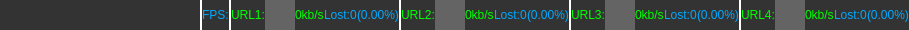
    <widget class="QWidget" name="m_pWndStatus" native="true">
     <property name="minimumSize">
      <size>
       <width>0</width>
       <height>20</height>
      </size>
     </property>
     <property name="maximumSize">
      <size>
       <width>16777215</width>
       <height>30</height>
      </size>
     </property>
     <property name="styleSheet">
      <string notr="true">background-color: rgb(51, 51, 51);</string>
     </property>
     <layout class="QGridLayout" name="gridLayout_6">
      <property name="leftMargin">
       <number>0</number>
      </property>
      <property name="topMargin">
       <number>0</number>
      </property>
      <property name="rightMargin">
       <number>0</number>
      </property>
      <property name="bottomMargin">
       <number>0</number>
      </property>
      <property name="spacing">
       <number>0</number>
      </property>
      <item row="0" column="0">
       <layout class="QHBoxLayout" name="horizontalLayout_13">
        <item>
         <spacer name="horizontalSpacer_6">
          <property name="orientation">
           <enum>Qt::Horizontal</enum>
          </property>
          <property name="sizeType">
           <enum>QSizePolicy::Fixed</enum>
          </property>
          <property name="sizeHint" stdset="0">
           <size>
            <width>200</width>
            <height>20</height>
           </size>
          </property>
         </spacer>
        </item>
        <item>
         <widget class="QLabel" name="label_31">
          <property name="minimumSize">
           <size>
            <width>2</width>
            <height>0</height>
           </size>
          </property>
          <property name="maximumSize">
           <size>
            <width>2</width>
            <height>16777215</height>
           </size>
          </property>
          <property name="styleSheet">
           <string notr="true">background-color: rgb(255, 255, 255);</string>
          </property>
          <property name="text">
           <string/>
          </property>
         </widget>
        </item>
        <item>
         <widget class="QLabel" name="m_pLbFPS">
          <property name="styleSheet">
           <string notr="true">color: rgb(0, 170, 255);</string>
          </property>
          <property name="text">
           <string>FPS:</string>
          </property>
         </widget>
        </item>
        <item>
         <widget class="QLabel" name="label_32">
          <property name="minimumSize">
           <size>
            <width>2</width>
            <height>0</height>
           </size>
          </property>
          <property name="maximumSize">
           <size>
            <width>2</width>
            <height>16777215</height>
           </size>
          </property>
          <property name="styleSheet">
           <string notr="true">background-color: rgb(255, 255, 255);</string>
          </property>
          <property name="text">
           <string/>
          </property>
         </widget>
        </item>
        <item>
         <widget class="QLabel" name="label_24">
          <property name="maximumSize">
           <size>
            <width>16777215</width>
            <height>16777215</height>
           </size>
          </property>
          <property name="styleSheet">
           <string notr="true">color: rgb(0, 255, 0);</string>
          </property>
          <property name="text">
           <string>URL1:</string>
          </property>
         </widget>
        </item>
        <item>
         <widget class="QLabel" name="m_pLbStatusRGB0">
          <property name="minimumSize">
           <size>
            <width>30</width>
            <height>30</height>
           </size>
          </property>
          <property name="maximumSize">
           <size>
            <width>30</width>
            <height>30</height>
           </size>
          </property>
          <property name="styleSheet">
           <string notr="true">background-color: rgb(100, 100, 100);</string>
          </property>
          <property name="text">
           <string/>
          </property>
         </widget>
        </item>
        <item>
         <widget class="QLabel" name="m_pLbStatus0BitRate">
          <property name="styleSheet">
           <string notr="true">color: rgb(0, 255, 0);</string>
          </property>
          <property name="text">
           <string>0kb/s</string>
          </property>
         </widget>
        </item>
        <item>
         <widget class="QLabel" name="m_pLbStatus0Lost">
          <property name="styleSheet">
           <string notr="true">color: rgb(0, 170, 255);</string>
          </property>
          <property name="text">
           <string>Lost:0</string>
          </property>
         </widget>
        </item>
        <item>
         <widget class="QLabel" name="m_pLbStatus0Percent">
          <property name="styleSheet">
           <string notr="true">color: rgb(0, 170, 255);</string>
          </property>
          <property name="text">
           <string>(0.00%)</string>
          </property>
         </widget>
        </item>
        <item>
         <widget class="QLabel" name="label_25">
          <property name="maximumSize">
           <size>
            <width>2</width>
            <height>16777215</height>
           </size>
          </property>
          <property name="styleSheet">
           <string notr="true">background-color: rgb(255, 255, 255);</string>
          </property>
          <property name="text">
           <string/>
          </property>
         </widget>
        </item>
        <item>
         <widget class="QLabel" name="label_26">
          <property name="maximumSize">
           <size>
            <width>16777215</width>
            <height>16777215</height>
           </size>
          </property>
          <property name="styleSheet">
           <string notr="true">color: rgb(0, 255, 0);</string>
          </property>
          <property name="text">
           <string>URL2:</string>
          </property>
         </widget>
        </item>
        <item>
         <widget class="QLabel" name="m_pLbStatusRGB1">
          <property name="minimumSize">
           <size>
            <width>30</width>
            <height>30</height>
           </size>
          </property>
          <property name="maximumSize">
           <size>
            <width>30</width>
            <height>30</height>
           </size>
          </property>
          <property name="styleSheet">
           <string notr="true">background-color: rgb(100, 100, 100);</string>
          </property>
          <property name="text">
           <string/>
          </property>
         </widget>
        </item>
        <item>
         <widget class="QLabel" name="m_pLbStatus1BitRate">
          <property name="styleSheet">
           <string notr="true">color: rgb(0, 255, 0);</string>
          </property>
          <property name="text">
           <string>0kb/s</string>
          </property>
         </widget>
        </item>
        <item>
         <widget class="QLabel" name="m_pLbStatus1Lost">
          <property name="styleSheet">
           <string notr="true">color: rgb(0, 170, 255);</string>
          </property>
          <property name="text">
           <string>Lost:0</string>
          </property>
         </widget>
        </item>
        <item>
         <widget class="QLabel" name="m_pLbStatus1Percent">
          <property name="styleSheet">
           <string notr="true">color: rgb(0, 170, 255);</string>
          </property>
          <property name="text">
           <string>(0.00%)</string>
          </property>
         </widget>
        </item>
        <item>
         <widget class="QLabel" name="label_27">
          <property name="maximumSize">
           <size>
            <width>2</width>
            <height>16777215</height>
           </size>
          </property>
          <property name="styleSheet">
           <string notr="true">background-color: rgb(255, 255, 255);</string>
          </property>
          <property name="text">
           <string/>
          </property>
         </widget>
        </item>
        <item>
         <widget class="QLabel" name="label_28">
          <property name="styleSheet">
           <string notr="true">color: rgb(0, 255, 0);</string>
          </property>
          <property name="text">
           <string>URL3:</string>
          </property>
         </widget>
        </item>
        <item>
         <widget class="QLabel" name="m_pLbStatusRGB2">
          <property name="minimumSize">
           <size>
            <width>30</width>
            <height>30</height>
           </size>
          </property>
          <property name="maximumSize">
           <size>
            <width>30</width>
            <height>30</height>
           </size>
          </property>
          <property name="styleSheet">
           <string notr="true">background-color: rgb(100, 100, 100);</string>
          </property>
          <property name="text">
           <string/>
          </property>
         </widget>
        </item>
        <item>
         <widget class="QLabel" name="m_pLbStatus2BitRate">
          <property name="styleSheet">
           <string notr="true">color: rgb(0, 255, 0);</string>
          </property>
          <property name="text">
           <string>0kb/s</string>
          </property>
         </widget>
        </item>
        <item>
         <widget class="QLabel" name="m_pLbStatus2Lost">
          <property name="styleSheet">
           <string notr="true">color: rgb(0, 170, 255);</string>
          </property>
          <property name="text">
           <string>Lost:0</string>
          </property>
         </widget>
        </item>
        <item>
         <widget class="QLabel" name="m_pLbStatus2Percent">
          <property name="styleSheet">
           <string notr="true">color: rgb(0, 170, 255);</string>
          </property>
          <property name="text">
           <string>(0.00%)</string>
          </property>
         </widget>
        </item>
        <item>
         <widget class="QLabel" name="label_29">
          <property name="maximumSize">
           <size>
            <width>2</width>
            <height>16777215</height>
           </size>
          </property>
          <property name="styleSheet">
           <string notr="true">background-color: rgb(255, 255, 255);</string>
          </property>
          <property name="text">
           <string/>
          </property>
         </widget>
        </item>
        <item>
         <widget class="QLabel" name="label_30">
          <property name="styleSheet">
           <string notr="true">color: rgb(0, 255, 0);</string>
          </property>
          <property name="text">
           <string>URL4:</string>
          </property>
         </widget>
        </item>
        <item>
         <widget class="QLabel" name="m_pLbStatusRGB3">
          <property name="minimumSize">
           <size>
            <width>30</width>
            <height>30</height>
           </size>
          </property>
          <property name="maximumSize">
           <size>
            <width>30</width>
            <height>30</height>
           </size>
          </property>
          <property name="styleSheet">
           <string notr="true">background-color: rgb(100, 100, 100);</string>
          </property>
          <property name="text">
           <string/>
          </property>
         </widget>
        </item>
        <item>
         <widget class="QLabel" name="m_pLbStatus3BitRate">
          <property name="styleSheet">
           <string notr="true">color: rgb(0, 255, 0);</string>
          </property>
          <property name="text">
           <string>0kb/s</string>
          </property>
         </widget>
        </item>
        <item>
         <widget class="QLabel" name="m_pLbStatus3Lost">
          <property name="styleSheet">
           <string notr="true">color: rgb(0, 170, 255);</string>
          </property>
          <property name="text">
           <string>Lost:0</string>
          </property>
         </widget>
        </item>
        <item>
         <widget class="QLabel" name="m_pLbStatus3Percent">
          <property name="styleSheet">
           <string notr="true">color: rgb(0, 170, 255);</string>
          </property>
          <property name="text">
           <string>(0.00%)</string>
          </property>
         </widget>
        </item>
       </layout>
      </item>
     </layout>
    </widget>
